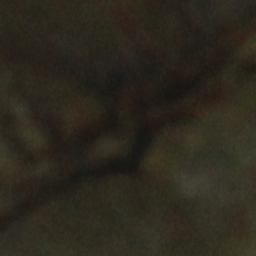
#> input picture coklat.jpg, 256 x 256 px
$ jupyter execute 'Feature Extraction.ipynb'
#> lines starting #> are read from the running program, lines starting #| are printed output that depends on the picture; long printed decimals are rounded
# Open Image

[cell 1]
import numpy as np
from skimage.io import imread, imshow
import matplotlib.pyplot as plt


gambar = imread('coklat.jpg')
#> gambar is the input picture: shape (256, 256, 3); mean R, G, B 44.4, 40.1, 29.7

fig, ax0 = plt.subplots(ncols=1, figsize=(12, 8))

ax0.imshow(gambar)
ax0.set_title("Coklat")
ax0.axis('off')

# Menampilkan Tiap Channel RGB

[cell 2]
R = gambar[:,:,0]
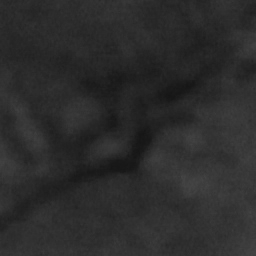
#> R: shape (256, 256); min 21, max 69, mean 44.4
G = gambar[:,:,1]
B = gambar[:,:,2]
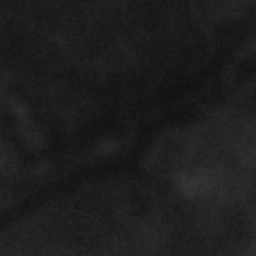
#> B: shape (256, 256); min 16, max 54, mean 29.7


fig, (ax0, ax1, ax2) = plt.subplots(ncols=3, figsize=(12, 8))

ax0.imshow(R)
ax0.set_title("R")
ax0.axis('off')
ax1.imshow(G)
ax1.set_title("G")
ax1.axis('off')
ax2.imshow(B)
ax2.set_title("B")
ax2.axis('off')

fig.tight_layout()
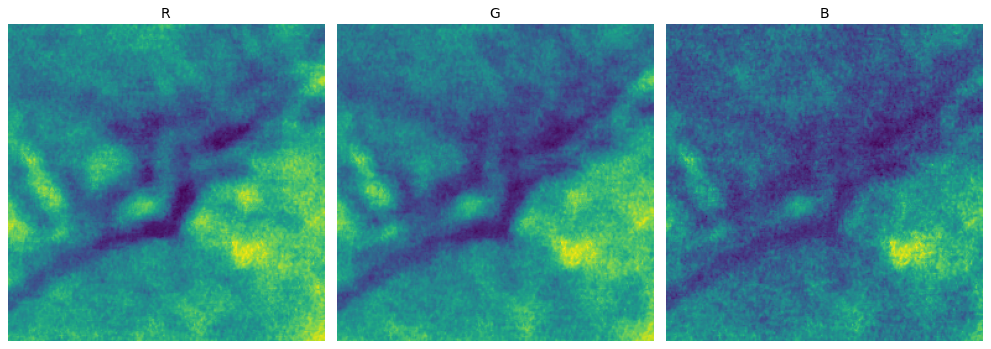
#> figure drawn by matplotlib, 3 panels

# Feature RGB

[cell 3]
print("R\t: ",np.mean(R))
#| R	:  44.364
print("G\t: ",np.mean(G))
#| G	:  40.116
print("B\t: ",np.mean(B))
#| B	:  29.702

# Konversi RGB to HSV

[cell 4]
from skimage.color import rgb2hsv

hsv = rgb2hsv(gambar)
#> hsv: shape (256, 256, 3) float64; mean of channels 0, 1, 2 0.119, 0.328, 0.174
H = hsv[:, :, 0]
S = hsv[:,:,1]
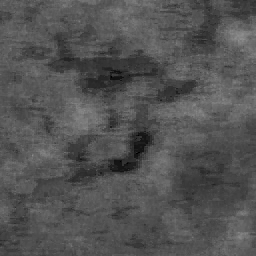
#> S: shape (256, 256) float64; min 0, max 0.569, mean 0.328
V = hsv[:, :, 2]
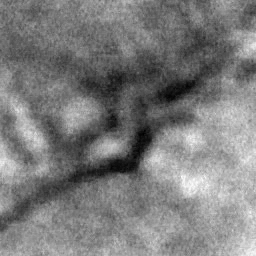
#> V: shape (256, 256) float64; min 0.0824, max 0.271, mean 0.174; drawn with min black and max white

fig, (ax0, ax1, ax2, ax3) = plt.subplots(ncols=4, figsize=(12, 8))

ax0.imshow(hsv)
ax0.set_title("HSV image")
ax0.axis('off')
ax1.imshow(H, cmap='hsv')
ax1.set_title("Hue")
ax1.axis('off')
ax2.imshow(S)
ax2.set_title("Saturation")
ax2.axis('off')
ax3.imshow(V)
ax3.set_title("Value")
ax3.axis('off')

fig.tight_layout()

# Feature HSV

[cell 5]
print("H\t: ",np.mean(H))
#| H	:  0.1195
print("S\t: ",np.mean(S))
#| S	:  0.3283
print("V\t: ",np.mean(V))
#| V	:  0.1743

# Konversi RGB to HSI

[cell 6]
def rgb2hsi(gambar):
#     out = np.empty_like(gambar)
    gambar = np.float32(gambar)
    out = np.empty_like(gambar)


    R = gambar[:,:,0]
    G = gambar[:,:,1]
    B = gambar[:,:,2]

    H = np.empty_like(R)
    S = np.empty_like(R)
    I = np.empty_like(R)

    M = np.maximum(R,G,B)
    m = np.minimum(R,G,B)

    C = M - m

    I = 1 / 3 * (R + G + B)

    if C.all() == 0:
        H = 0
        S = 0
    else:
        if M == R:
            H = 60 * ( np.mod(((G-B)/C),6) )
        elif M == G:
            H = 60 * ( ((B-R)/C) + 2)
        elif M == B:
            H = 60 * ( ((R-G)/C) + 4)

        S = 1 - (m / i)
    out[:,:,0] = H
    out[:,:,1] = S
    out[:,:,2] = I
    return out

[cell 7]
from math import sqrt,pow,pi,acos

def rgb2hsi(gambar):

    gambar = np.float32(gambar)
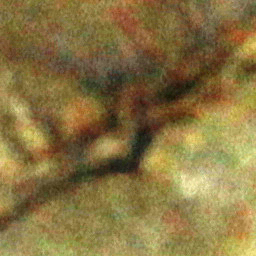
#> gambar: shape (256, 256, 3) float32; mean R, G, B 44.4, 40.1, 29.7; drawn with min black and max white
    out = np.empty_like(gambar)

    R = gambar[:,:,0]
    G = gambar[:,:,1]
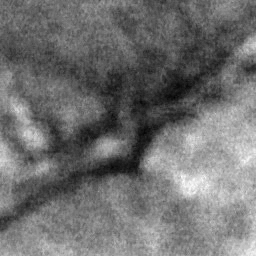
#> G: shape (256, 256) float32; min 19, max 67, mean 40.1; drawn with min black and max white
    B = gambar[:,:,2]
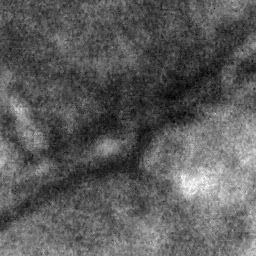
#> B: shape (256, 256) float32; min 16, max 54, mean 29.7; drawn with min black and max white


    def theta(R, G, B):
        atas = ((R-G)+(R-B))/2
        bawah = sqrt(pow((R-G),2) + ((R-B) * (G-B)))

        return acos(atas / bawah)

    def get_hue(R, G, B):
        ''' Fungsi Untuk Mendapatkan Nilai Hue '''
        R = R/360
        G = G/360
        B = B/360
        #mendapatkan contoh ukuran matrix
        H = R

        for b in range(len(R)):
            for k in range(len(R)):
                H[b][k] = theta(R[b][k], G[b][k], B[b][k])

                #jika citra B lebih besar dari citra G
                if B[b][k] > G[b][k]:
                    H[b][k] = ((360 * pi) / 180.0) - theta(R[b][k], G[b][k], B[b][k])
#> this loop made 256 passes
#> in rgb2hsi, `out[:,:,0] = get_hue(R,G,B)`: out: shape (256, 256, 3) float32; 0.03% of the values are NaN or infinite; the others: min -3.4e+38, max 3.1e+38, mean nan

        return H

    def get_saturation(R, G, B):
        ''' Fungsi Untuk Mendapatkan Nilai Saturation '''

        #mendapatkan nilai terkecil dari citra RGB
        minimum = np.minimum(np.minimum(R, G), B)

        S = 1 - ((3 * minimum) / (R + G + B))
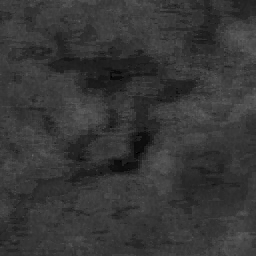
#> S: shape (256, 256) float32; min 0, max 0.413, mean 0.218
        return S

    def get_intensity(R, G, B):
        ''' Fungsi Untuk Mendapatkan Nilai Intensity '''

        I = (R + G + B) / 3
        return I

    out[:,:,0] = get_hue(R,G,B)
    out[:,:,1] = get_saturation(R,G,B)
#> out: shape (256, 256, 3) float32; 0.02% of the values are NaN or infinite; the others: min -3.4e+38, max 3.01e+38, mean nan
    out[:,:,2] = get_intensity(R,G,B)
#> out: shape (256, 256, 3) float32; 0% of the values are NaN or infinite; the others: min 0, max 63.33, mean 13.01
    return out

# Feature HSI

[cell 8]
hsi = rgb2hsi(gambar)

print("H\t: ",np.nanmean(hsi[:,:,0]))
#| H	:  0.7617
print("S\t: ",np.mean(hsi[:,:,1]))
#| S	:  0.2179
print("I\t: ",np.mean(hsi[:,:,2]))
#| I	:  38.061
